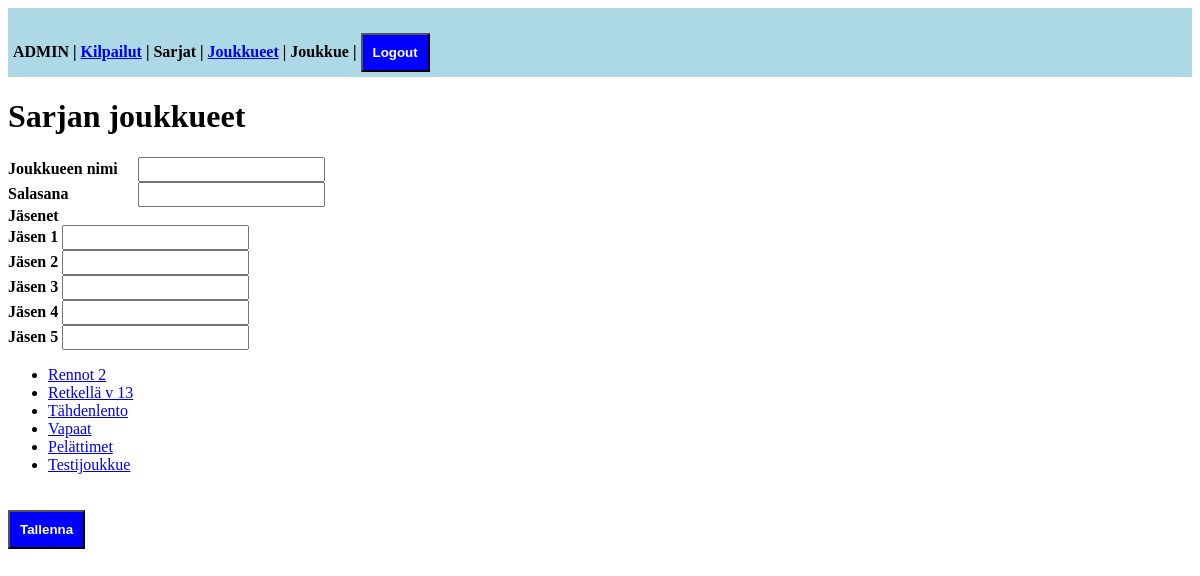
Before: /sarja/604902 (signed in) with the older database file.
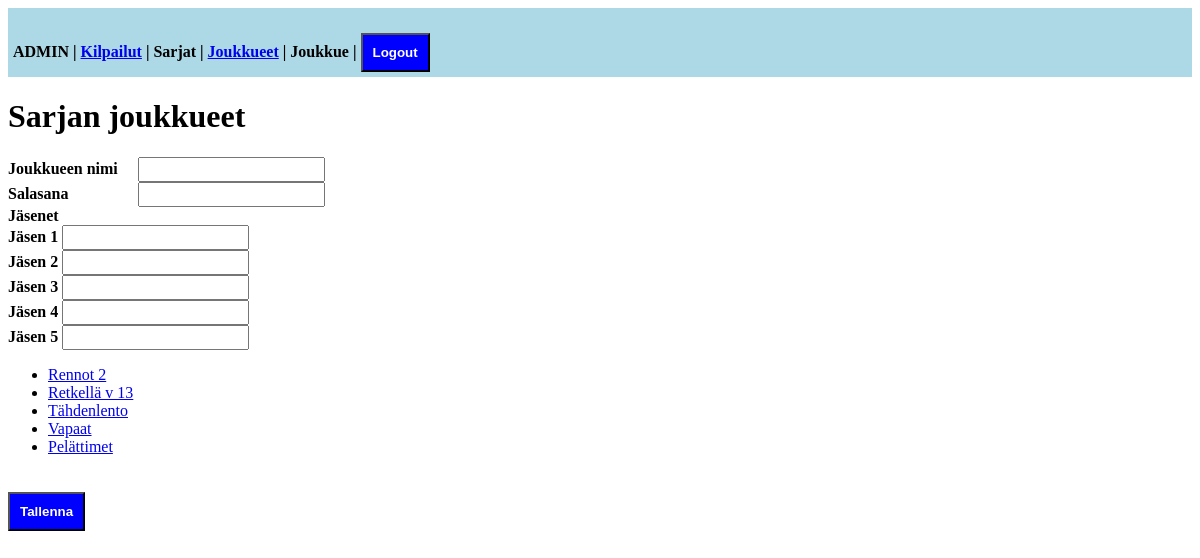
After: the same page with the newer database file.
### tables this page shows
CREATE TABLE joukkueet(
  joukkueid    INTEGER  NOT NULL PRIMARY KEY  AUTOINCREMENT,
  nimi  VARCHAR(128) NOT NULL,
  salasana VARCHAR(512) NULL,
  jasenet VARCHAR(2048)  DEFAULT '[]',
  sarja INTEGER  NOT NULL,
  CONSTRAINT joukkueet_unique
   UNIQUE ( nimi COLLATE nocase),
  CONSTRAINT joukkueet_sarja 
	FOREIGN KEY (sarja)
	REFERENCES sarjat (sarjaid)
		ON DELETE NO ACTION
		ON UPDATE CASCADE
);

### vt3.py (the view)
@app.route('/sarja/<int:sarjaid>',  methods=['GET', 'POST'])
@admin_auth
def sarja(sarjaid):
    session['sarjaid'] = sarjaid
    try:
        con = sqlite3.connect(os.path.abspath('tietokanta.db'))
        con.row_factory = sqlite3.Row
        con.execute("PRAGMA foreign_keys = ON")
        cur = con.cursor()
        cur.execute("""SELECT joukkueid, nimi FROM joukkueet WHERE sarja = ?""", (sarjaid,))
        joukkueet = cur.fetchall()
        if request.method == "POST":
            handleJoukkueLisaaminen()
            cur.execute("""SELECT joukkueid, nimi FROM joukkueet WHERE sarja = ?""", (sarjaid,))
            joukkueet = cur.fetchall()
        return render_template("adminSarjanJoukkueet.html", joukkueet=joukkueet, sarjaid=sarjaid, joukkueid=session.get('joukkueid'), kisaid=session.get('kisaid'))
    except sqlite3.Error as e:
        return Response(f"Tietokanta ei aukene: {str(e)}", status=500)
    except Exception as e:
        return Response(f"Tapahtui virhe: {str(e)}", status=500)
    finally:
        con.close()

### vt3.py (called while the page is built)
def admin_auth(f):
    @wraps(f)
    def decorated(*args, **kwargs):
        if not 'adminKirjautunut' in session:
            return redirect(url_for('admin'))
        return f(*args, **kwargs)
    return decorated

### templates/adminSarjanJoukkueet.html (shortened to what this page needs)
<!DOCTYPE html>
<html lang="fi" xmlns="http://www.w3.org/1999/xhtml" xml:lang="fi">
<head>
<link rel="stylesheet" href="{{ url_for('static', filename='tyylit.css') }}" type="text/css" />
</head>
    <body>
        <div class="ylapalkki">
            <label>ADMIN</label> |
            <a href="{{ url_for('adminPaasivu') }}">Kilpailut</a> |
            {% if kisaid %}
                <a href="{{ url_for('kilpailu', kisaid=kisaid) }}">Sarjat</a> |
            {% else %}
                <span class="disabled-link">Sarjat</span> |
            {% endif %}
            {% if sarjaid %}
                <a href="{{ url_for('sarja', sarjaid=sarjaid) }}">Joukkueet</a> |
            {% else %}
                <span class="disabled-link">Joukkueet</span> |
            {% endif %}
            {% if joukkueid %}
                <a href="{{ url_for('joukkue', joukkueid=joukkueid) }}">Joukkue</a> |
            {% else %}
                <span class="disabled-link">Joukkue</span> |
            {% endif %}
            <form action="{{ url_for('logout') }}" method="POST" style="display:inline;">
              <button type="submit">Logout</button>
            </form>
          </div>
        <h1>Sarjan joukkueet</h1>
        <div class="SarjanJoukkuetidot">
            <form method="POST">
                <div class="joukkuenimi">
                    <label for="nimi">Joukkueen nimi</label>
                    <input type="text" id="nimi" name="nimi">
                </div>
                <div class="joukkuesalasana">
                    <label for="salasana">Salasana</label>
                    <input type="password" id="salasana" name="salasana">
                </div>
                <label for="jasenet">Jäsenet</label>
                <div class="jasenet-list">
                    {% for i in range(5) %}
                        <div class="jasen-box">
                            <label for="jasen_{{ i + 1 }}">Jäsen {{ i + 1 }}</label>
                            <input type="text" id="jasen_{{ i + 1 }}" name="jasenet[]" class="jasen-nimi">
                        </div>
                    {% endfor %}
                </div>
                <div class="sarjat">
                    <ul class="sarjat">
                        {% for joukkue in joukkueet %}
                        <li value="{{ joukkue['sarja'] }}">
                            <a href="/joukkue/{{ joukkue['joukkueid'] }}">{{ joukkue['nimi'] }}</a>
                        </li>
                        {% endfor %}
                    </ul>
                </div>
            <button type="submit">Tallenna</button>
            </form>
        </div>
    </body>
</html>

### static/tyylit.css (style rules this page uses)
.ylapalkki { background-color: lightblue; font-weight: bold; padding: 5px; }
button { margin-top: 20px; padding: 10px; background-color: blue; color: white; font-weight: bold; }
.joukkuenimi { display: flex; align-items: baseline; gap: 20px; }
label { font-weight: bold; margin: 0; }
input[type="text"] { padding: 3px; }
.joukkuesalasana { display: flex; align-items: baseline; gap: 70px; }
.joukkuesalasana input[type="password"] { padding: 3px; }

Changed rows visible on the page:
removed joukkueet: nimi "Testijoukkue"
